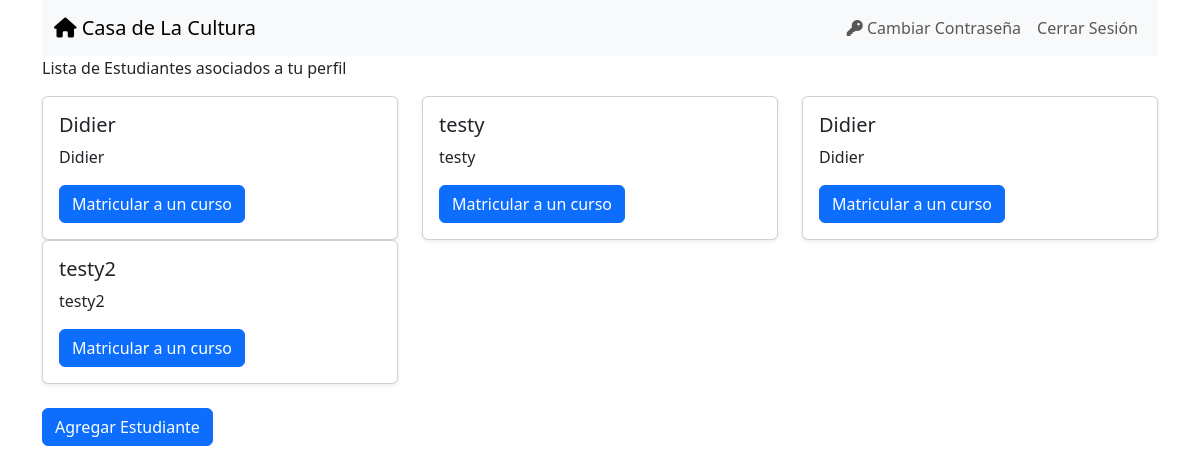
/cursos/estudiantes/ (signed in), run on the app's committed database.
### cursos/models.py (models this page shows, shortened)
class Estudiante(models.Model):
    usuario = models.ForeignKey(User,related_name='usuario_relacionado', on_delete=models.CASCADE,default=1)
    nombres = models.CharField(max_length=255)
    apellidos = models.CharField(max_length=255)
    tipo_documento_choices= {"cc":"Cedula de ciudadania","ti":"Tarjeta de identidad","rc":"Registro Civil","ce":"Cedula de Extranjería","pep":"Permiso especial de permanencia"}
    tipo_documento = models.CharField(max_length=255,choices=tipo_documento_choices)
    documento = models.CharField(max_length=255)
    fecha_nacimiento = models.DateField(blank=False)
    sisben = models.CharField(max_length=3)
    direccion = models.CharField(max_length=255)
    telefono = models.CharField(max_length=15)

### cursos/views.py (the view)
# urls.py: path("estudiantes/",views.estudiante_list,name="estudiante_list"),
@login_required(login_url="login")
def estudiante_list(request):
    Estudiantes = Estudiante.objects.filter(usuario=request.user)
    context = {
        "Estudiantes": Estudiantes
    }
    return render(request, "cursos/Estudiante_list.html", context)

### cursos/templates/cursos/Estudiante_list.html
{% extends "base.html" %}
{% block page_content %}
<p>Lista de Estudiantes asociados a tu perfil</p>
<div class="row">
    {% for Estudiante in Estudiantes %}
        <div class="col-md-4">
            <div class="card h-100 shadow-sm">
                <div class="card-body d-flex flex-column">
                    <h5 class="card-title">{{ Estudiante.nombres }}</h5>
                    <p class="card-text">{{ Estudiante.nombres|truncatewords:20 }}</p>
                    <div class="mt-auto">
                        <a href="{% url 'matricular' %}"
                        class="btn btn-primary btn-block">
                        Matricular a un curso
                        </a>
                    </div>
                </div>
            </div>
        </div>
    {% endfor %}
</div>
<br>
<a href="{% url 'estudiante_new' %}"
    class="btn btn-primary">
    Agregar Estudiante
</a>
{% endblock %}

### data on the page
Estudiante: nombres "Didier"
Estudiante: nombres "testy"
Estudiante: nombres "Didier"
Estudiante: nombres "testy2"
